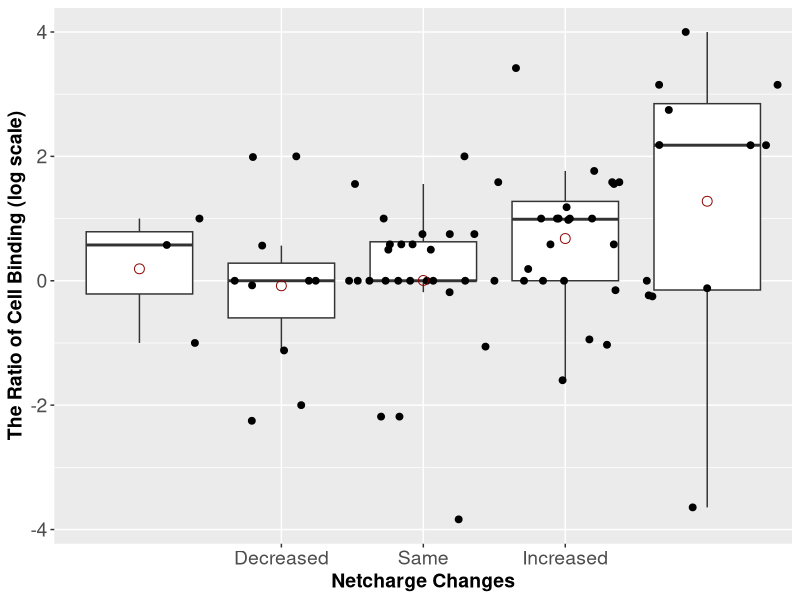

Write the R code that produced this figure.
setwd("E:/Documents/Github/BindingAnal/validate_netcharge")
install.packages("ggplot2")
library('ggplot2');
# read the csv file
M <- read.csv('RDE/abs_charge.csv')

# plot the netcharge data
ggplot(M,aes(factor(M[,1]), M[,2])) +
  #scale_size_area() +
  xlab('Netcharge Changes') +
  ylab('The Ratio of Cell Binding (log scale)') +
  geom_boxplot(outlier.colour=NA) + 
  geom_jitter(width=.5, height=0, size=2) + 
  stat_summary(fun.y=mean, colour="darkred", geom="point", shape=1, size=3, show.legend = FALSE) +
  scale_x_discrete(breaks=c(-1, 0, 1), labels=c("Decreased", "Same", "Increased")) +
  theme(axis.text=element_text(size=14), axis.title=element_text(size=14,face="bold"))
